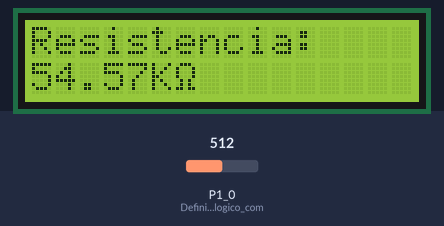
The sketch below on a simulated TI MSP430 LaunchPad. Parts: 16×2 character LCD. The inputs (shaded band) are chosen by the test bench; at power-on: P1_0 (Definir_pin_analogico_com) = 512.

Above: at 1.2 s.
1.3 s: P1_0 (Definir_pin_analogico_com) set to 100
At 2.7 s:
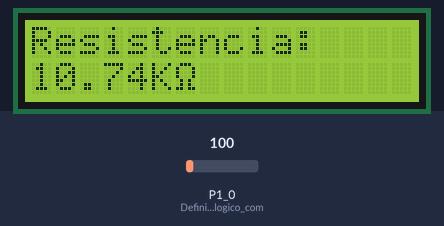
3.0 s: P1_0 (Definir_pin_analogico_com) set to 83
At 4.2 s:
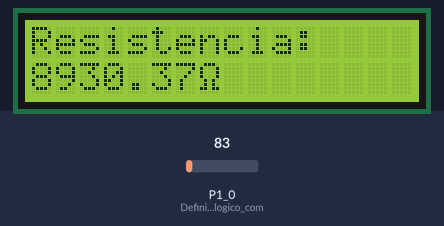
4.5 s: P1_0 (Definir_pin_analogico_com) set to 122
At 5.8 s:
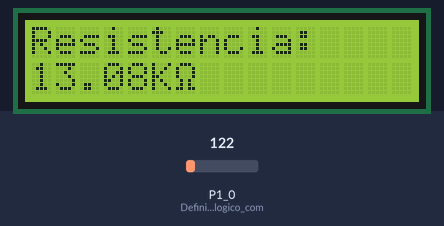
Timing chart, 0 to 7.5 s (numbered marks = the images above; inputs shaded):
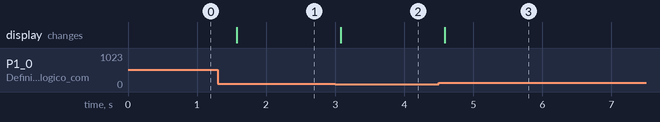

The sketch:

lcd_Ohmetro.ino
```cpp
#include <LiquidCrystal.h>;

LiquidCrystal lcd(P2_0, P2_1, P2_2, P2_3, P2_4, P2_5);  //Asignar pines a utilizar para el display
double resist;


byte ohm[8] = { B01110, B10001, B10001, B10001, B01010, B01010, B11011, B00000  };  //Arreglo de bytes para crear un nuevo caracter (omega)

//Codigo a ejecutar una sola vez
void setup() {
lcd.begin(16, 2);          //Definir numero de caracteres y lineas del display

lcd.print("Resistencia:"); //Escribir una cadena en la primer linea del display
pinMode(A0,INPUT);         //Definir pin analogico como entrada

lcd.createChar(1, ohm);    //Crear un nuevo caracter (omega) y asignarle el identificador 1
}


//codigo ejecutado continuamente
void loop() {
lcd.setCursor(0, 1);    //Colocar el cursor en el primer caracter de la segunda linea


resist = (analogRead(A0)*106.39)+100;  //mapear el valor obtenido del convertidor interno al rango de medición


if(resist<10000)        //Mostrar el valor en ohms
{
  lcd.print(resist);    //Imprimir valor
  lcd.write(1);         //Imprimir omega
  lcd.print("   ");     //Imprimir espacios para limpiar datos anteriores en el display
}

else
{
  resist = resist/1000; //Mostrar el valor en Kilo ohms
  lcd.print(resist);    //Imprimir valor
  lcd.print('K');       //Imprimir caracter K
  lcd.write(1);         //Imprimir omega
  lcd.print("   ");     //Imprimir espacios para limpiar datos anteriores en en el display
}
delay(300);             //Retaso para evitar comportamientos extraños en la ejecución
}
```

Measured:
- the behaviour switches between 94 and 93 on P1_0 (Definir_pin_analogico_com) (found by bisection; images 1 and 2)
- after the input at 1.3 s, the display: changes after 0.27 s (image 1)
- after the input at 3.0 s, the display: changes after 0.08 s (image 2)
- after the input at 4.5 s, the display: changes after 0.09 s (image 3)
